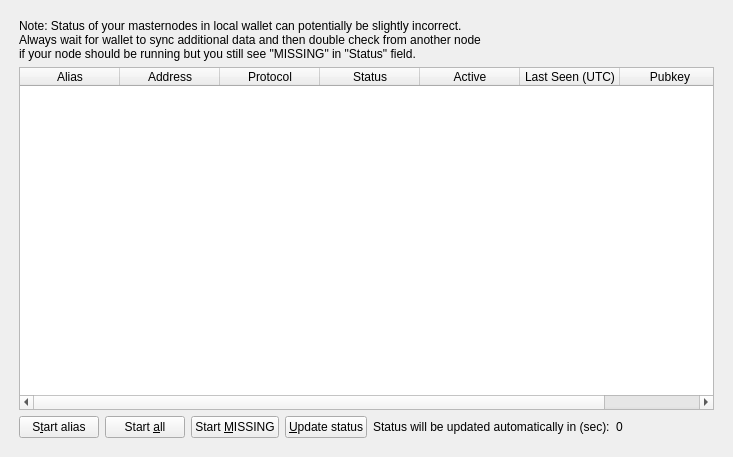
<?xml version="1.0" encoding="UTF-8"?>
<ui version="4.0">
 <class>MasternodeList</class>
 <widget class="QWidget" name="MasternodeList">
  <property name="geometry">
   <rect>
    <x>0</x>
    <y>0</y>
    <width>723</width>
    <height>457</height>
   </rect>
  </property>
  <property name="windowTitle">
   <string>Form</string>
  </property>
  <layout class="QVBoxLayout" name="topLayout">
   <property name="leftMargin">
    <number>10</number>
   </property>
   <property name="topMargin">
    <number>10</number>
   </property>
   <property name="rightMargin">
    <number>10</number>
   </property>
   <property name="bottomMargin">
    <number>10</number>
   </property>
    <item>
     <widget class="QWidget" name="tabMyMasternodes">
      <attribute name="title">
       <string>My Masternodes</string>
      </attribute>
      <layout class="QGridLayout" name="gridLayout_2">
       <item row="0" column="0">
        <layout class="QVBoxLayout" name="verticalLayout_2">
         <property name="bottomMargin">
          <number>0</number>
         </property>
         <item>
          <layout class="QHBoxLayout" name="horizontalLayout_note">
           <property name="bottomMargin">
            <number>0</number>
           </property>
           <item>
            <widget class="QLabel" name="updateNote">
             <property name="text">
              <string>Note: Status of your masternodes in local wallet can potentially be slightly incorrect.&lt;br /&gt;Always wait for wallet to sync additional data and then double check from another node&lt;br /&gt;if your node should be running but you still see &quot;MISSING&quot; in &quot;Status&quot; field.</string>
             </property>
            </widget>
           </item>
          </layout>
         </item>
         <item>
          <widget class="QTableWidget" name="tableWidgetMyMasternodes">
           <property name="minimumSize">
            <size>
             <width>695</width>
             <height>0</height>
            </size>
           </property>
           <property name="palette">
            <palette>
             <active>
              <colorrole role="Text">
               <brush brushstyle="SolidPattern">
                <color alpha="255">
                 <red>51</red>
                 <green>51</green>
                 <blue>51</blue>
                </color>
               </brush>
              </colorrole>
             </active>
             <inactive>
              <colorrole role="Text">
               <brush brushstyle="SolidPattern">
                <color alpha="255">
                 <red>51</red>
                 <green>51</green>
                 <blue>51</blue>
                </color>
               </brush>
              </colorrole>
             </inactive>
             <disabled>
              <colorrole role="Text">
               <brush brushstyle="SolidPattern">
                <color alpha="255">
                 <red>85</red>
                 <green>85</green>
                 <blue>85</blue>
                </color>
               </brush>
              </colorrole>
             </disabled>
            </palette>
           </property>
           <property name="editTriggers">
            <set>QAbstractItemView::NoEditTriggers</set>
           </property>
           <property name="alternatingRowColors">
            <bool>true</bool>
           </property>
           <property name="selectionMode">
            <enum>QAbstractItemView::SingleSelection</enum>
           </property>
           <property name="selectionBehavior">
            <enum>QAbstractItemView::SelectRows</enum>
           </property>
           <property name="sortingEnabled">
            <bool>true</bool>
           </property>
           <attribute name="horizontalHeaderStretchLastSection">
            <bool>true</bool>
           </attribute>
           <attribute name="ResizeMode">
            <enum>QHeaderView::Interactive</enum>
           </attribute>
           <column>
            <property name="text">
             <string>Alias</string>
            </property>
           </column>
           <column>
            <property name="text">
             <string>Address</string>
            </property>
           </column>
           <column>
            <property name="text">
             <string>Protocol</string>
            </property>
	   </column>
           <column>
            <property name="text">
             <string>Status</string>
            </property>
           </column>
           <column>
            <property name="text">
             <string>Active</string>
            </property>
           </column>
           <column>
            <property name="text">
             <string>Last Seen (UTC)</string>
            </property>
           </column>
           <column>
            <property name="text">
             <string>Pubkey</string>
            </property>
           </column>
          </widget>
         </item>
         <item>
          <layout class="QHBoxLayout" name="horizontalLayout_5">
           <property name="bottomMargin">
            <number>0</number>
           </property>
           <item>
            <widget class="QPushButton" name="startButton">
             <property name="text">
              <string>S&amp;tart alias</string>
             </property>
            </widget>
           </item>
           <item>
            <widget class="QPushButton" name="startAllButton">
             <property name="text">
              <string>Start &amp;all</string>
             </property>
            </widget>
           </item>
           <item>
            <widget class="QPushButton" name="startMissingButton">
             <property name="text">
              <string>Start &amp;MISSING</string>
             </property>
            </widget>
           </item>
           <item>
            <widget class="QPushButton" name="UpdateButton">
             <property name="text">
              <string>&amp;Update status</string>
             </property>
            </widget>
           </item>
           <item>
            <widget class="QLabel" name="autoupdate_label">
             <property name="text">
              <string>Status will be updated automatically in (sec):</string>
             </property>
            </widget>
           </item>
           <item>
            <widget class="QLabel" name="secondsLabel">
             <property name="text">
              <string>0</string>
             </property>
            </widget>
           </item>
           <item>
            <spacer name="horizontalSpacer_5">
             <property name="orientation">
              <enum>Qt::Horizontal</enum>
             </property>
             <property name="sizeHint" stdset="0">
              <size>
               <width>40</width>
               <height>20</height>
              </size>
             </property>
            </spacer>
           </item>
          </layout>
         </item>
        </layout>
       </item>
      </layout>
     </widget>
    </item>
  </layout>
 </widget>
 <resources/>
 <connections/>
</ui>
